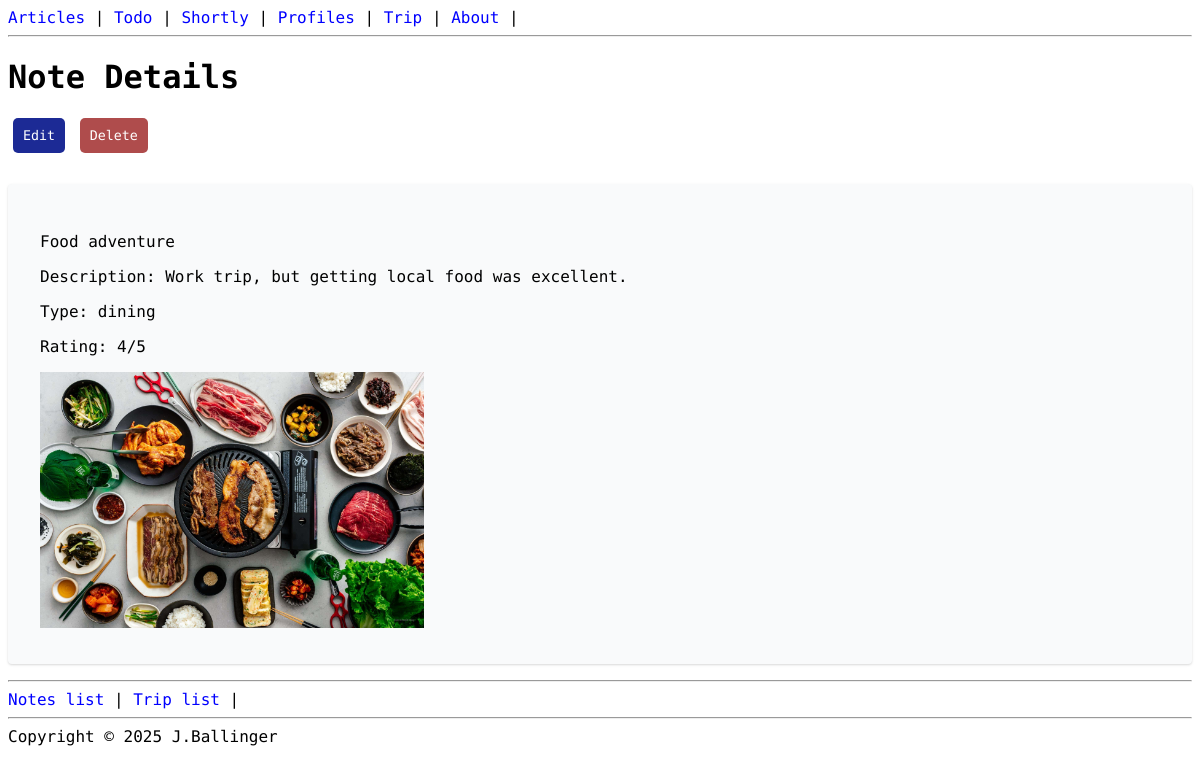
The page /trip/note/2/ (signed in) on the database its author committed.
### trip/models.py (models this page shows, shortened)
class Note(models.Model):
    EXCURSIONS = (
        ("event", "Event"),
        ("dining", "Dining"),
        ("experience", "Experience"),
        ("general", "General"),
    )
    trip = models.ForeignKey(Trip, on_delete=models.CASCADE, related_name="notes")
    name = models.CharField(max_length=100)
    description = models.TextField()
    type = models.CharField(max_length=100, choices=EXCURSIONS)
    img = models.ImageField(upload_to="notes", blank=True, null=True)
    rating = models.PositiveSmallIntegerField(default=1, validators=[MaxValueValidator(5)])

### trip/views.py (the view)
# urls.py: path("note/<int:pk>/", NoteDetailView.as_view(), name='note_detail'),
class NoteDetailView(LoginRequiredMixin, DetailView):
  model = Note

### templates/trip/note_detail.html (shortened to what this page needs)
{% extends "base.html" %}
{% block content %}
    {% if user.is_authenticated %}
      <h1>Note Details</h1>
      <a href="{% url 'note_update' note.pk %}"><button type="button" id="action-1">Edit</button></a>
      <a href="{% url 'note_delete' note.pk %}"><button type="button" id="action-2">Delete</button></a>
      <div class="note-detail">
        <p>{{ note.name }}</p>
        <p>Description: {{ note.description }}</p>
        <p>Type: {{ note.type }}</p>
        <p>Rating: {{ note.rating }}/5</p>
        <img src="{{note.img.url}}" alt="{{ note.name }}">
      </div>
      <hr>
      <a href="{% url 'note_list' %}">Notes list</a> |
      <a href="{% url 'trip_list' %}">Trip list</a> |
    {% else %}
      <p>Please <a href=" {% url 'login' %}">Login</a></p>
    {% endif %}
{% endblock content %}

### todo_app/static/styles.css (style rules this page uses)
body { font-family: 'Martian Mono', monospace; }
button[type="button"] { background-color: #4caf50; border: none; border-radius: 5px; margin-left: 5px; margin-bottom: 15px; font-family: 'Martian Mono', monospace; padding: 10px; color: white; cursor: pointer; }
#action-1 { background-color: #1c2a95; }
#action-2 { background-color: #af4c4c; }
nav a, a { text-decoration: none; color: blue; }
.note-detail { background-color: #f9fafb; padding: 2rem; border-radius: 0.25rem; box-shadow: 0 1px 3px 0 rgba(0, 0, 0, 0.1), 0 1px 2px 0 rgba(0, 0, 0, 0.06); margin: 1rem 0; }
.note-detail img { width: 24rem; height: 16rem; }

### rows shown on the page
Note: name "Food adventure", description "Work trip, but getting local food was excellent.", type "dining", rating "4", img (picture)
